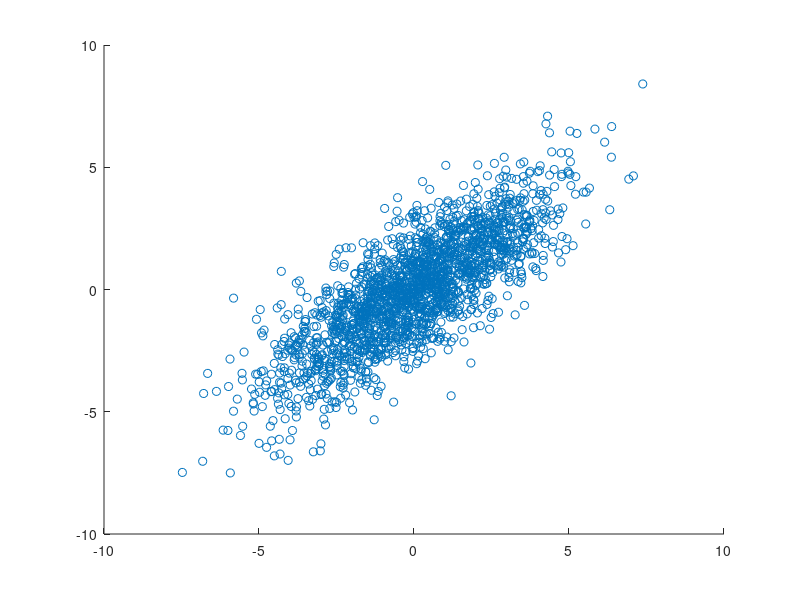

Write the MATLAB code that produced this figure.
rng('default')
x = randn(2000,2)*[2 1;1 2];
scatter(x(:,1),x(:,2));

% PCA
m = mean(x);
new_x = x - repmat(m,2000,1);
[U,S,V] = svd(new_x);
S = diag(S);
w1 = V(:,1);
w2 = V(:,2);
w = [w1,w2];
new_x = x*w;
%scatter(new_x(:,1),new_x(:,2));

%Whitening transformation
w1_white = w1/sqrt(S(1));
w2_white = w2/sqrt(S(2));
x_white = x*[w1_white,w2_white];
%scatter(x_white(:,1),x_white(:,2));
